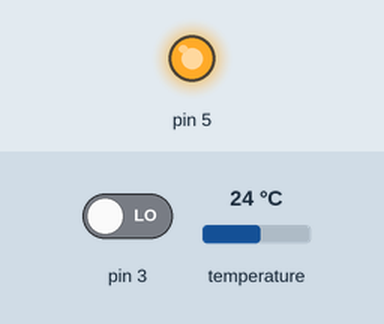
Recording of a sketch running on a simulated Arduino Uno, built with avr-gcc and run on an emulated ATmega328P. On the bench: output pins drawn as LEDs (lit = HIGH). The test bench sets the inputs (shaded band); at power-on: temperature 24 °C, pin 3 LOW.

Above: at 5.2 s.
5.3 s: temperature set to 20.5 °C
6.8 s: temperature set to 19.2 °C
At 7.3 s:
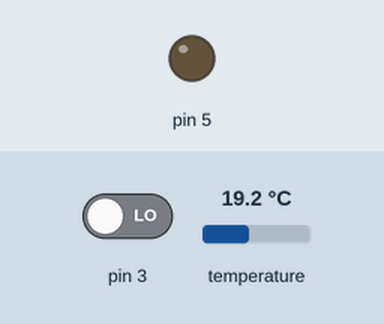
8.3 s: temperature set to 28 °C
At 9.5 s:
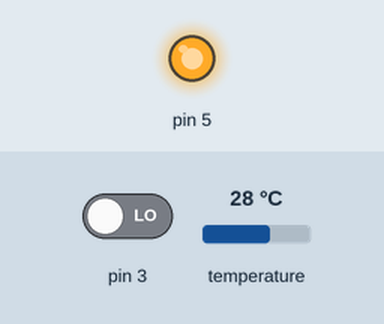
Timing chart, 0 to 10.9 s (numbered marks = the images above; inputs shaded):
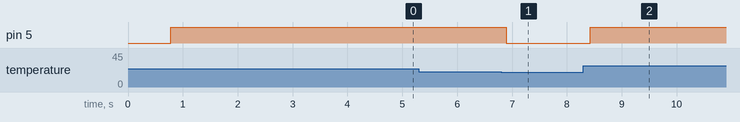

The sketch:

LABA2_6.ino
```cpp
#include <OneWire.h>
#include <DallasTemperature.h>

OneWire ow(2);
DallasTemperature s(&ow);
float t, maxT = -127;

void setup()
{
  Serial.begin(9600);
  pinMode(4, INPUT);
  pinMode(5, OUTPUT);
  s.begin();
  s.setResolution(12);
}

void loop()
{
  s.requestTemperatures();
  t = s.getTempCByIndex(0);
  if (t > maxT) maxT = t;
  digitalWrite(5, t >= 20);
  if (digitalRead(3))
  {
    Serial.println(maxT, 4);
  }
}
```

Measured:
- the behaviour switches between 20 and 19.9 °C on temperature (found by bisection; images 0 and 1)
- after the input at 5.3 s, every drawn part: stays the same
- after the input at 6.8 s, pin 5: HIGH → LOW after 0.09 s
- after the input at 8.3 s, pin 5: LOW → HIGH after 0.12 s
